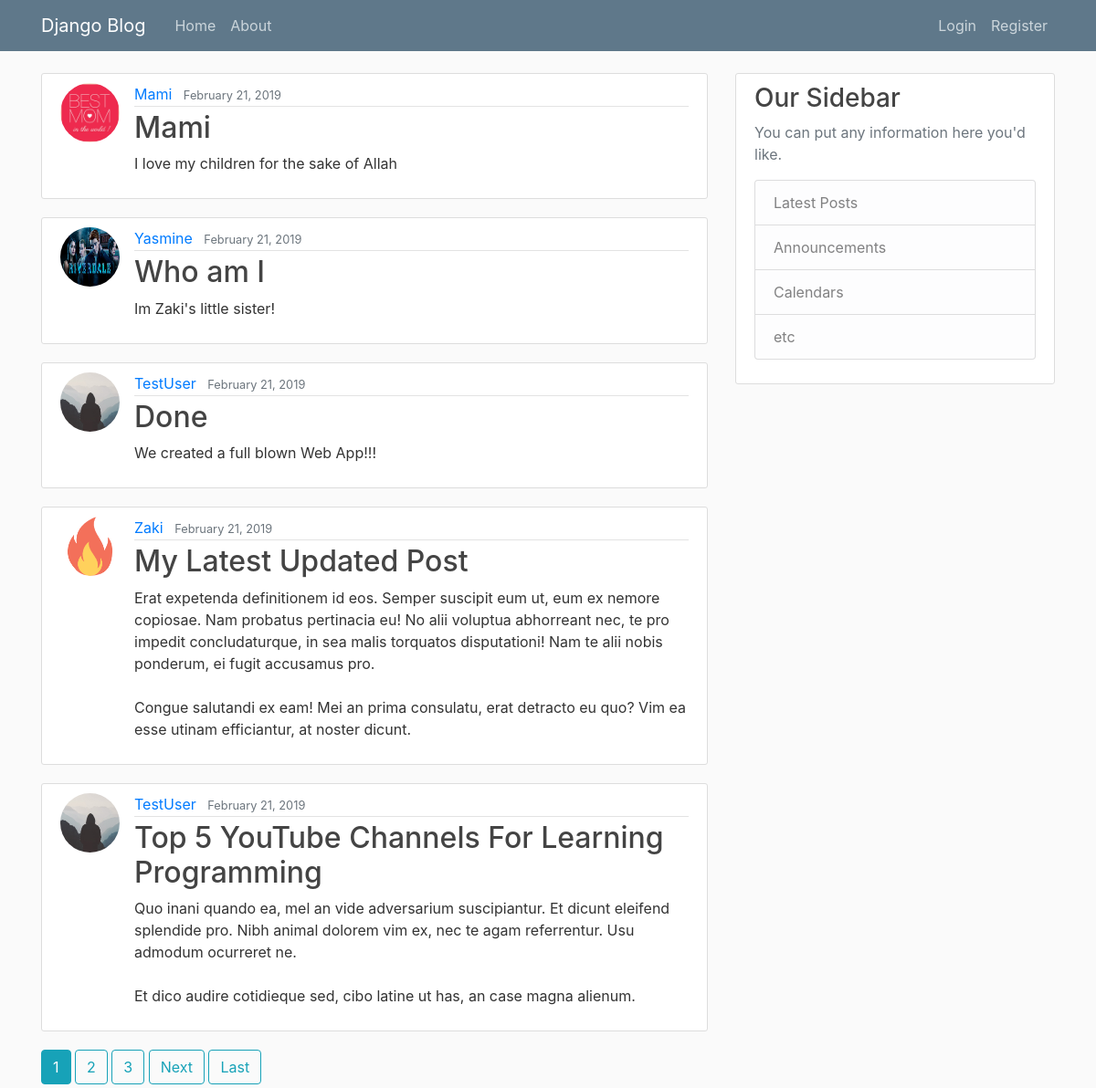
The page / on the database its author committed.
### blog/models.py (models this page shows, shortened)
class Post(models.Model):
    title = models.CharField(max_length = 100)
    content = models.TextField()
    date_posted = models.DateTimeField(default=timezone.now)
    author = models.ForeignKey(User, on_delete=models.CASCADE)

### users/models.py (models this page shows, shortened)
class Profile(models.Model):
    user = models.OneToOneField(User, on_delete = models.CASCADE)
    image = models.ImageField(default='default.jpg', upload_to = 'profile_pics')

### blog/views.py (the view)
# urls.py: path('',  PostListView.as_view(), name='blog-home'),
class PostListView(ListView):
    model = Post
    template_name = 'blog/home.html'    # <app>/<model>_<viewtype>.html
    context_object_name = 'posts'
    ordering = ['-date_posted']
    paginate_by = 5

### blog/templates/blog/home.html (shortened to what this page needs)
{% extends "blog/base.html" %}
{% block content %}
    {% for post in posts %}
        <article class="media content-section">
            <img class="rounded-circle article-img" src="{{ post.author.profile.image.url }}">
          <div class="media-body">
            <div class="article-metadata">
              <a class="mr-2" href="{% url 'user-posts' post.author.username %}">{{ post.author }}</a>
              <small class="text-muted">{{ post.date_posted|date:"F d, Y" }}</small>
            </div>
            <h2><a class="article-title" href="{% url 'post-detail' post.id %}">{{ post.title }}</a></h2>
            <p class="article-content">{{ post.content }}</p>
          </div>
        </article>
    {% endfor %}
    {% if is_paginated %}
        {% for num in page_obj.paginator.page_range %}
            {% if page_obj.number == num %}
                <a class="btn btn-info mb-1" href="?page={{ num }}">{{ num }}</a>
            {% elif num > page_obj.number|add:'-3' and num < page_obj.number|add:'3' %}
                <a class="btn btn-outline-info mb-1" href="?page={{ num }}">{{ num }}</a>
            {% endif %}
        {% endfor %}
        {% if page_obj.has_next %}
            <a class="btn btn-outline-info mb-1" href="?page={{ page_obj.next_page_number }}">Next</a>
            <a class="btn btn-outline-info mb-1" href="?page={{ page_obj.paginator.num_pages }}">Last</a>
        {% endif %}
    {% endif %}
{% endblock content%}

### blog/templates/blog/base.html (shortened to what this page needs)
 {% load static %}
<!DOCTYPE html>
<html lang="en" dir="ltr">
    <head>
        <link rel="stylesheet" href="https://maxcdn.bootstrapcdn.com/bootstrap/4.0.0/css/bootstrap.min.css">
        <link rel="stylesheet" href="{% static 'blog/main.css' %}">
    </head>
        <header class="site-header">
              <nav class="navbar navbar-expand-md navbar-dark bg-steel fixed-top">
                <div class="container">
                  <a class="navbar-brand mr-4" href="{% url 'blog-home' %}">Django Blog</a>
                  <div class="collapse navbar-collapse" id="navbarToggle">
                    <div class="navbar-nav mr-auto">
                      <a class="nav-item nav-link" href="{% url 'blog-home' %}">Home</a>
                      <a class="nav-item nav-link" href="{% url 'blog-about' %}">About</a>
                    </div>
                    <div class="navbar-nav">
                        {% if user.is_authenticated %}
                            <a class="nav-item nav-link" href="{% url 'post-create' %}">New Post</a>
                            <a class="nav-item nav-link" href="{% url 'profile' %}">Profile</a>
                            <a class="nav-item nav-link" href="{% url 'logout' %}">Logout</a>
                        {% else %}
                            <a class="nav-item nav-link" href="{% url 'login' %}">Login</a>
                            <a class="nav-item nav-link" href="{% url  'register' %}">Register</a>
                        {% endif %}
                    </div>
                  </div>
                </div>
              </nav>
        </header>
        <main role="main" class="container">
          <div class="row">
            <div class="col-md-8">
              {% block content %}{% endblock %}
            </div>
            <div class="col-md-4">
              <div class="content-section">
                <h3>Our Sidebar</h3>
                <p class='text-muted'>You can put any information here you'd like.
                  <ul class="list-group">
                    <li class="list-group-item list-group-item-light">Latest Posts</li>
                    <li class="list-group-item list-group-item-light">Announcements</li>
                    <li class="list-group-item list-group-item-light">Calendars</li>
                    <li class="list-group-item list-group-item-light">etc</li>
                  </ul>
                </p>
              </div>
            </div>
          </div>
        </main>
    </body>
</html>

### blog/static/blog/main.css (style rules this page uses)
h1, h2, h3, h4, h5, h6 { color: #444444; }
ul { margin: 0; }
.bg-steel { background-color: #5f788a; }
.site-header .navbar-nav .nav-link { color: #cbd5db; }
.content-section { background: #ffffff; padding: 10px 20px; border: 1px solid #dddddd; border-radius: 3px; margin-bottom: 20px; }
.article-title { color: #444444; }
.article-content { white-space: pre-line; }
.article-img { height: 65px; width: 65px; margin-right: 16px; }
.article-metadata { padding-bottom: 1px; margin-bottom: 4px; border-bottom: 1px solid #e3e3e3 }

### rows shown on the page
Post: author.profile.image (picture), author "Mami", date_posted "February 21, 2019", title "Mami", content "I love my children for the sake of Allah"
Post: author.profile.image (picture), author "Yasmine", date_posted "February 21, 2019", title "Who am I", content "Im Zaki's little sister!"
Post: author.profile.image (placeholder picture), author "TestUser", date_posted "February 21, 2019", title "Done", content "We created a full blown Web App!!!"
Post: author.profile.image (picture), author "Zaki", date_posted "February 21, 2019", title "My Latest Updated Post", content "Erat expetenda definitionem id eos. Semper suscipit eum ut, eum ex nemore copiosae. Nam probatus pertinacia eu! No alii voluptua abhorreant nec, te pro impedit concludaturque, in sea malis torquatos disputationi! Nam te alii nobis ponderum, ei fugit accusamus pro. Congue salutandi ex eam! Mei an prima consulatu, erat detracto eu quo? Vim ea esse utinam efficiantur, at noster dicunt."
Post: author.profile.image (placeholder picture), author "TestUser", date_posted "February 21, 2019", title "Top 5 YouTube Channels For Learning Programming", content "Quo inani quando ea, mel an vide adversarium suscipiantur. Et dicunt eleifend splendide pro. Nibh animal dolorem vim ex, nec te agam referrentur. Usu admodum ocurreret ne. Et dico audire cotidieque sed, cibo latine ut has, an case magna alienum."

### other values the page prints
{{ num }} "1"
{{ num }} "2" "3"
